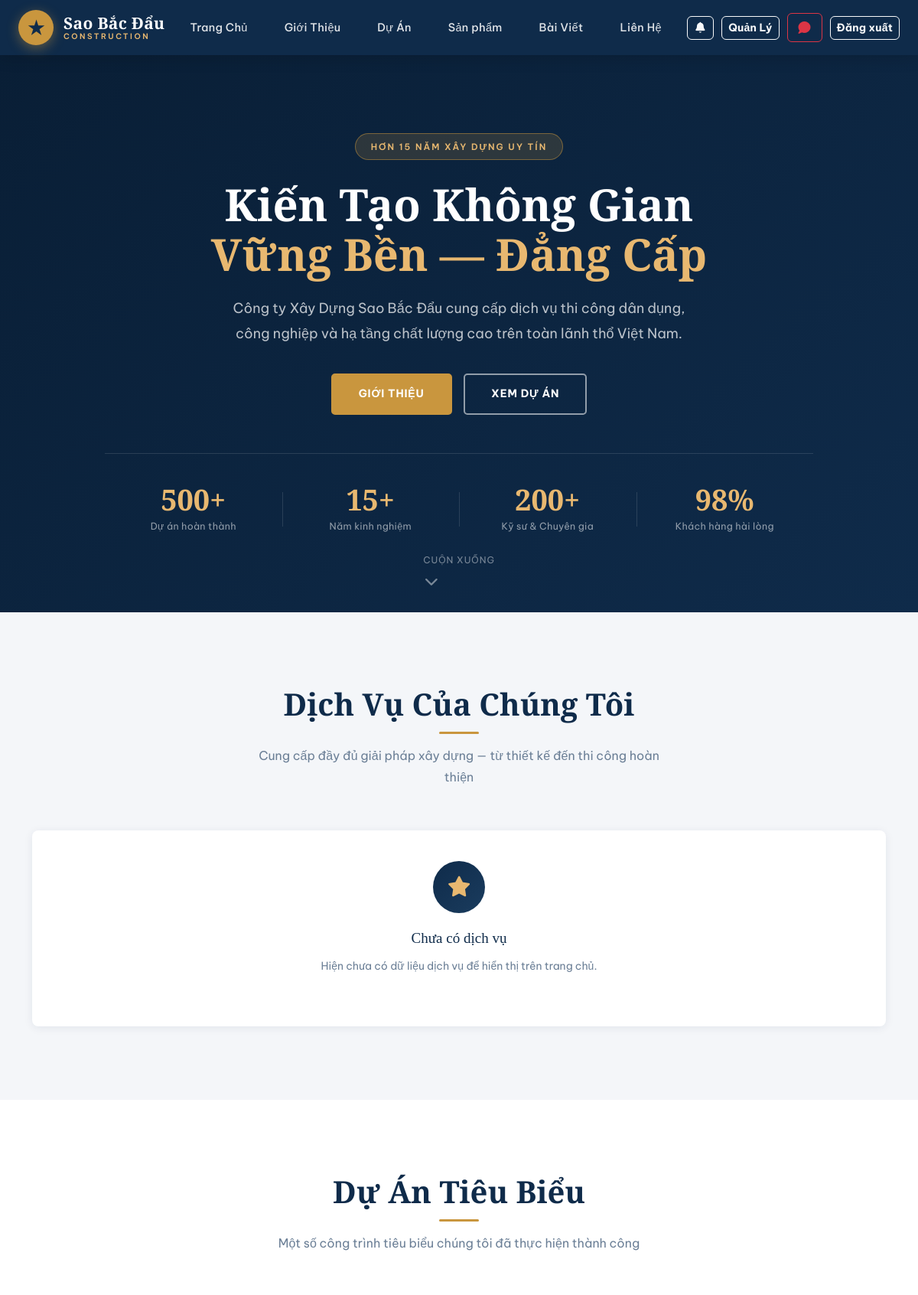
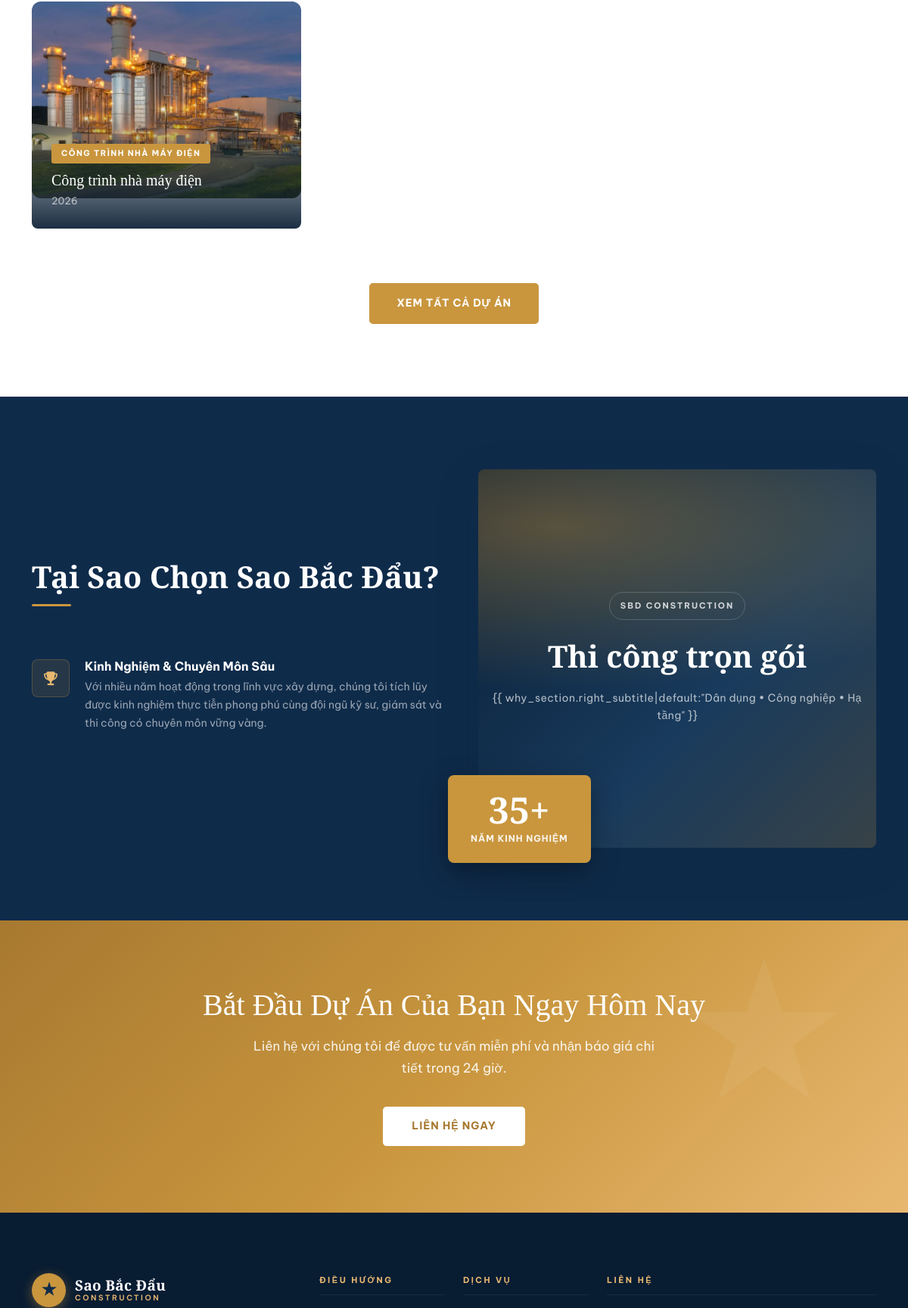
Screenshot of / (signed in, upper part) with the database file from the repository (2 pictures, top to bottom).
### home/models.py (models this page shows, shortened)
class Project(models.Model):
    name = models.CharField(max_length=200)
    description = models.TextField()
    image = models.ImageField(upload_to="projects/")
    created_at = models.DateTimeField(auto_now_add=True)
    category = models.ForeignKey(
        ProjectCategory,
        on_delete=models.PROTECT,
        related_name="projects",
    )
    is_featured = models.BooleanField(default=False)

class ProjectCategory(models.Model):
    name = models.CharField(max_length=100, unique=True)
    slug = models.SlugField(blank=True, null=True, unique=True)
    is_hidden = models.BooleanField(default=False)

class HomeWhyChooseSection(models.Model):
    section_title = models.CharField(
        max_length=255,
        default="Tại Sao Chọn Sao Bắc Đẩu?",
        verbose_name="Tiêu đề khối bên trái",
    )
    right_kicker = models.CharField(
        max_length=100,
        default="SBD Construction",
        verbose_name="Dòng nhỏ bên phải",
    )
    right_title = models.CharField(
        max_length=255,
        default="Thi công trọn gói",
        verbose_name="Tiêu đề lớn bên phải",
    )
    right_subtitle = models.CharField(
        max_length=255,
        default="Dân dụng • Công nghiệp • Hạ tầng",
        verbose_name="Dòng mô tả bên phải",
    )
    badge_number = models.CharField(
        max_length=20,
        default="15+",
        verbose_name="Số badge",
    )
    badge_label = models.CharField(
        max_length=100,
        default="Năm Kinh Nghiệm",
        verbose_name="Chữ dưới badge",
    )
    updated_at = models.DateTimeField(auto_now=True)
    class Meta:
        verbose_name = "Khối Tại Sao Chọn Chúng Tôi"
        verbose_name_plural = "Khối Tại Sao Chọn Chúng Tôi"

class HomeWhyChooseItem(models.Model):
    section = models.ForeignKey(
        HomeWhyChooseSection,
        on_delete=models.CASCADE,
        related_name="items",
        verbose_name="Khối",
    )
    icon = models.CharField(
        max_length=100,
        default="fa-solid fa-star",
        verbose_name="Icon Font Awesome",
        help_text="Ví dụ: fa fa-trophy hoặc fa-solid fa-shield",
    )
    title = models.CharField(max_length=255, verbose_name="Tiêu đề item")
    content = models.TextField(verbose_name="Nội dung item")
    order = models.PositiveIntegerField(default=0, verbose_name="Thứ tự")
    is_active = models.BooleanField(default=True, verbose_name="Hiển thị")
    created_at = models.DateTimeField(auto_now_add=True)
    class Meta:
        ordering = ["order", "created_at"]
        verbose_name = "Lý do chọn chúng tôi"
        verbose_name_plural = "Lý do chọn chúng tôi"

### home/views.py (the view)
# urls.py: path("", views.home, name="home"),
def home(request):
    projects = Project.objects.filter(is_featured=True)
    services = (
        Service.objects.filter(is_active=True, service_type__is_active=True)
        .select_related("service_type")
        .order_by(
            "service_type__order",
            "service_type__created_at",
            "order",
            "created_at",
        )
    )
    why_section = HomeWhyChooseSection.objects.first()
    why_items = HomeWhyChooseItem.objects.filter(is_active=True).order_by(
        "order", "created_at"
    )
    return render(
        request,
        "home/home.html",
        {
            "projects": projects,
            "services": services,
            "why_section": why_section,
            "why_items": why_items,
        },
    )

### home/context_processors.py (called while the page is built)
def site_contact(request):
    contact = (
        ContactInfo.objects.filter(is_active=True)
        .order_by("order", "created_at")
        .first()
    )
    unread_notifications_count = 0
    recent_notifications = []
    if request.user.is_authenticated:
        unread_notifications_count = Notification.objects.filter(
            user=request.user,
            is_read=False,
        ).count()
        recent_notifications = Notification.objects.filter(user=request.user)[:5]
    return {
        "site_contact": contact,
        "unread_notifications_count": unread_notifications_count,
        "recent_notifications": recent_notifications,
    }

### templates/home/home.html (shortened to what this page needs)
{% extends 'base.html' %} {% load static %} {% block content %}
<section class="home_bg">
  <div class="container">
    <div class="row">
      <div class="col-lg-10 offset-lg-1 col-sm-12 text-center">
        <div class="hero-text">
          <div class="hero-badge">Hơn 15 năm xây dựng uy tín</div>
          <h2>Kiến Tạo Không Gian<br /><span>Vững Bền — Đẳng Cấp</span></h2>
          <p>
            Công ty Xây Dựng Sao Bắc Đẩu cung cấp dịch vụ thi công dân dụng,
            công nghiệp và hạ tầng chất lượng cao trên toàn lãnh thổ Việt Nam.
          </p>
          <div>
            <a href="{% url 'about' %}" class="btn-primary-custom mr-3"
              >Giới Thiệu</a
            >
            <a href="{% url 'project' %}" class="btn-outline-custom"
              >Xem Dự Án</a
            >
          </div>
          <div class="hero-stats">
            <div class="hero-stat-item">
              <div class="num">500+</div>
              <div class="label">Dự án hoàn thành</div>
            </div>
            <div class="hero-stat-item">
              <div class="num">15+</div>
              <div class="label">Năm kinh nghiệm</div>
            </div>
            <div class="hero-stat-item">
              <div class="num">200+</div>
              <div class="label">Kỹ sư & Chuyên gia</div>
            </div>
            <div class="hero-stat-item">
              <div class="num">98%</div>
              <div class="label">Khách hàng hài lòng</div>
            </div>
          </div>
        </div>
      </div>
    </div>
  </div>
  <div class="hero-scroll">Cuộn xuống <i class="fa fa-chevron-down"></i></div>
</section>
<section class="services-section">
  <div class="container">
    <div class="section-title text-center wow zoomIn">
      <h2>Dịch Vụ Của Chúng Tôi</h2>
      <p>
        Cung cấp đầy đủ giải pháp xây dựng — từ thiết kế đến thi công hoàn thiện
      </p>
    </div>
    <div class="row">
      {% for service in services %}
      <div class="col-lg-4 col-md-6">
        <div class="service-card wow fadeInUp">
          <div class="service-icon">
            <i class="{{ service.icon_css_class }}"></i>
          </div>
          <h4>{{ service.title }}</h4>
          <p>{{ service.content }}</p>
        </div>
      </div>
      {% empty %}
      <div class="col-12">
        <div class="service-card wow fadeInUp text-center">
          <div class="service-icon">
            <i class="fa-solid fa-star"></i>
          </div>
          <h4>Chưa có dịch vụ</h4>
          <p>Hiện chưa có dữ liệu dịch vụ để hiển thị trên trang chủ.</p>
        </div>
      </div>
      {% endfor %}
    </div>
  </div>
</section>
<section class="featured-projects">
  <div class="container">
    <div class="section-title text-center wow zoomIn">
      <h2>Dự Án Tiêu Biểu</h2>
      <p>Một số công trình tiêu biểu chúng tôi đã thực hiện thành công</p>
    </div>
    <div class="row">
      {% for project in projects %}
      <div class="col-lg-4 col-md-6 mb-4">
        <div class="project-card wow fadeInUp">
          <div
            class="project-thumb"
            style="background-image: url('{{ project.image.url }}');"
          ></div>
          <div class="project-overlay">
            <span class="tag">{{ project.category.name }}</span>
            <h4>{{ project.name }}</h4>
            <p>{{ project.created_at|date:"Y" }}</p>
          </div>
        </div>
      </div>
      {% empty %}
      <div class="col-12 text-center text-muted">
        Chưa có dự án nổi bật nào.
      </div>
      {% endfor %}
    </div>
    <div class="text-center mt-4">
      <a href="{% url 'project' %}" class="btn-primary-custom">
        Xem Tất Cả Dự Án
      </a>
    </div>
  </div>
</section>
<section class="why-us">
  <div class="container">
    <div class="row align-items-center">
      <div class="col-lg-6 wow fadeInLeft">
        <div class="section-title text-left">
          <h2>
            {{ why_section.section_title|default:"Tại Sao Chọn Sao Bắc Đẩu?" }}
          </h2>
        </div>
        {% for item in why_items %}
        <div class="why-item">
          <div class="why-item-icon">
            <i class="{{ item.icon|default:'fa-solid fa-star' }}"></i>
          </div>
          <div class="why-item-content">
            <h5>{{ item.title }}</h5>
            <p>{{ item.content }}</p>
          </div>
        </div>
        {% endfor %}
      </div>
      <div class="col-lg-6 wow fadeInRight mt-4 mt-lg-0">
        <div class="why-us-img" style="padding-left: 20px">
          <div
            class="why-us-media"
            role="img"
            aria-label="Năng lực thi công của Sao Bắc Đẩu"
          >
            <div class="why-us-media-inner">
              <div class="kicker">
                {{ why_section.right_kicker|default:"SBD Construction" }}
              </div>
              <div class="title">
                {{ why_section.right_title|default:"Thi công trọn gói" }}
              </div>
              <div class="sub">
                {{ why_section.right_subtitle|default:"Dân dụng • Công nghiệp •
                Hạ tầng" }}
              </div>
            </div>
          </div>
          <div class="experience-badge">
            <div class="years">
              {{ why_section.badge_number|default:"15+" }}
            </div>
            <div class="years-label">
              {{ why_section.badge_label|default:"Năm Kinh Nghiệm" }}
            </div>
          </div>
        </div>
      </div>
    </div>
  </div>
</section>
<section class="cta-section wow fadeIn">
  <div class="container">
    <h2>Bắt Đầu Dự Án Của Bạn Ngay Hôm Nay</h2>
    <p>
      Liên hệ với chúng tôi để được tư vấn miễn phí và nhận báo giá chi tiết
      trong 24 giờ.
    </p>
    <a href="{% url 'contact' %}" class="btn-cta">Liên Hệ Ngay</a>
  </div>
</section>
{% endblock %}

### rows the page displays
Project: image (picture), category.name "CÔNG TRÌNH NHÀ MÁY ĐIỆN", name "Công trình nhà máy điện", created_at "2026"
HomeWhyChooseSection: section_title "Tại Sao Chọn Sao Bắc Đẩu?", right_kicker "SBD CONSTRUCTION", right_title "Thi công trọn gói", badge_number "35+", badge_label "NĂM KINH NGHIỆM"
HomeWhyChooseItem: title "Kinh Nghiệm & Chuyên Môn Sâu", content "Với nhiều năm hoạt động trong lĩnh vực xây dựng, chúng tôi tích lũy được kinh nghiệm thực tiễn phong phú cùng đội ngũ kỹ sư, giám sát và thi công có chuyên môn vững vàng."
